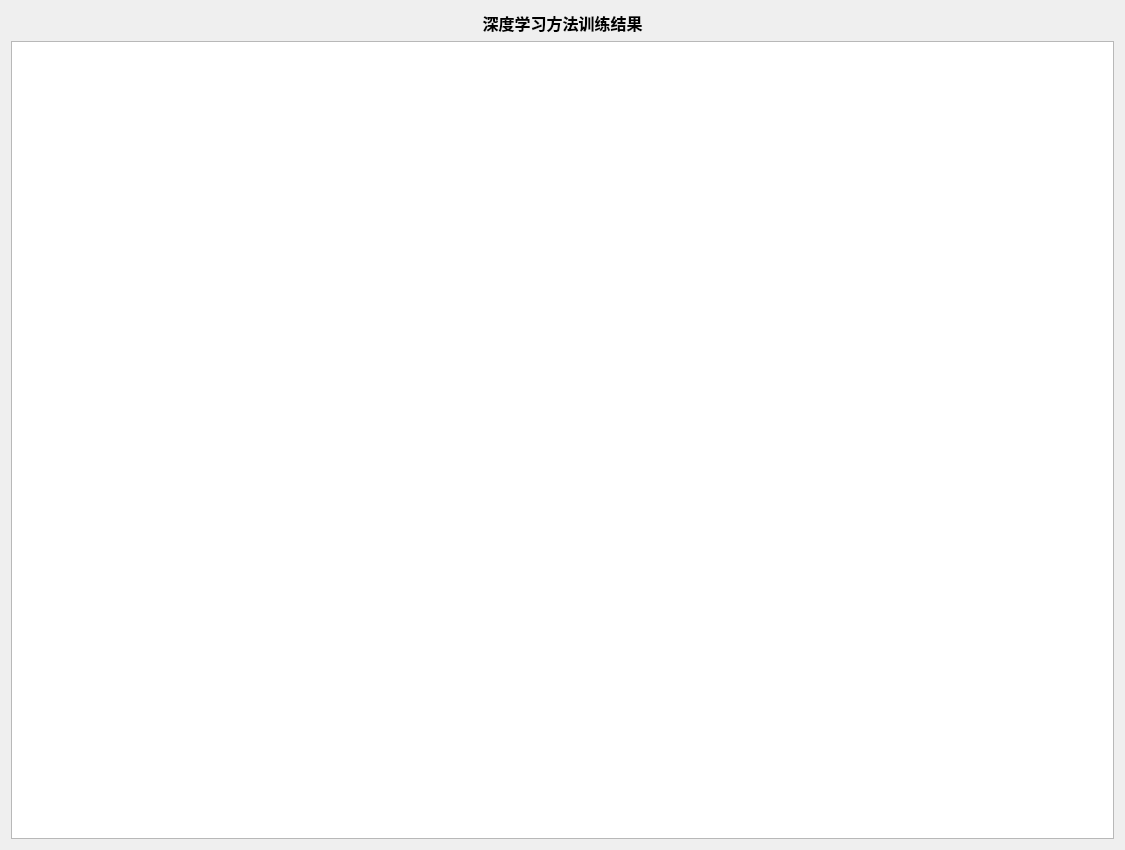
<?xml version="1.0" encoding="UTF-8"?>
<ui version="4.0">
 <class>Dialog</class>
 <widget class="QDialog" name="Dialog">
  <property name="geometry">
   <rect>
    <x>0</x>
    <y>0</y>
    <width>1125</width>
    <height>850</height>
   </rect>
  </property>
  <property name="minimumSize">
   <size>
    <width>1125</width>
    <height>850</height>
   </size>
  </property>
  <property name="maximumSize">
   <size>
    <width>1125</width>
    <height>850</height>
   </size>
  </property>
  <property name="windowTitle">
   <string>深度学习方法训练</string>
  </property>
  <layout class="QVBoxLayout" name="verticalLayout" stretch="0,0">
   <item>
    <widget class="QLabel" name="label">
     <property name="font">
      <font>
       <family>Agency FB</family>
       <pointsize>12</pointsize>
       <weight>75</weight>
       <bold>true</bold>
      </font>
     </property>
     <property name="text">
      <string>深度学习方法训练结果</string>
     </property>
     <property name="alignment">
      <set>Qt::AlignCenter</set>
     </property>
    </widget>
   </item>
   <item>
    <widget class="QTextBrowser" name="textBrowser"/>
   </item>
  </layout>
 </widget>
 <resources/>
 <connections/>
</ui>
